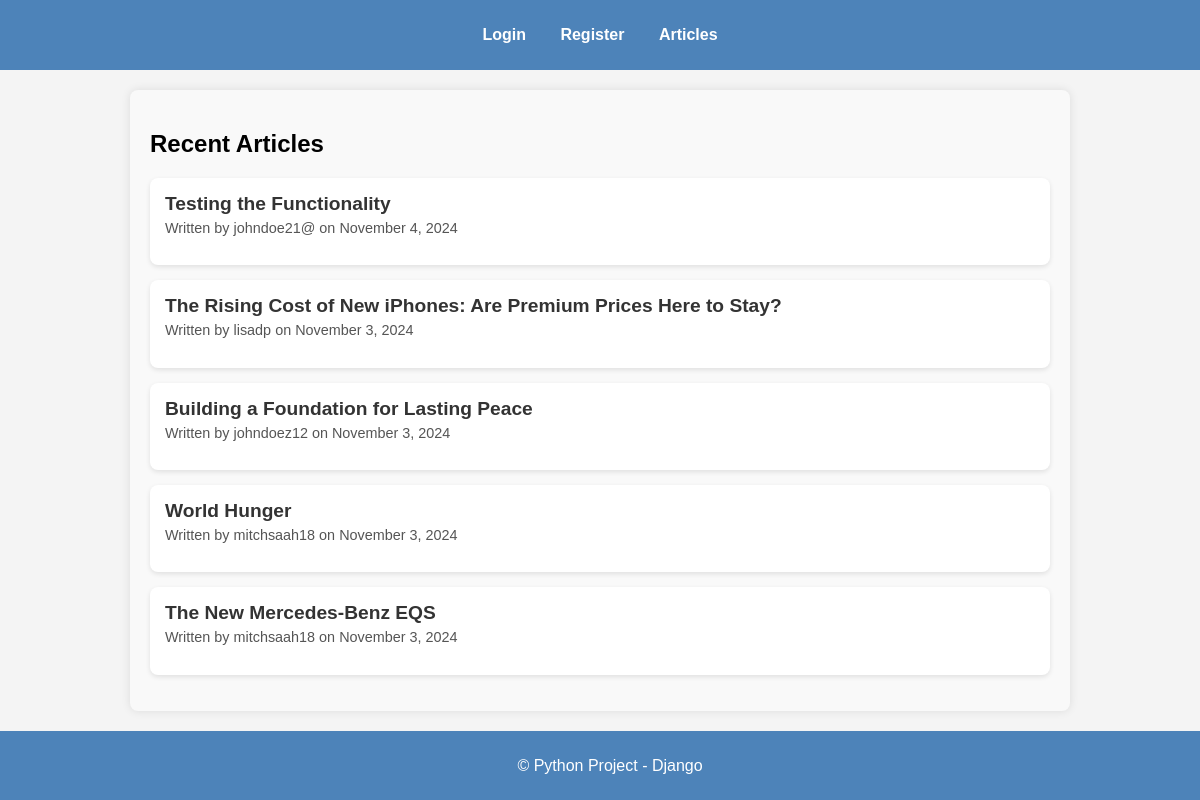
Before: / with the older database file.
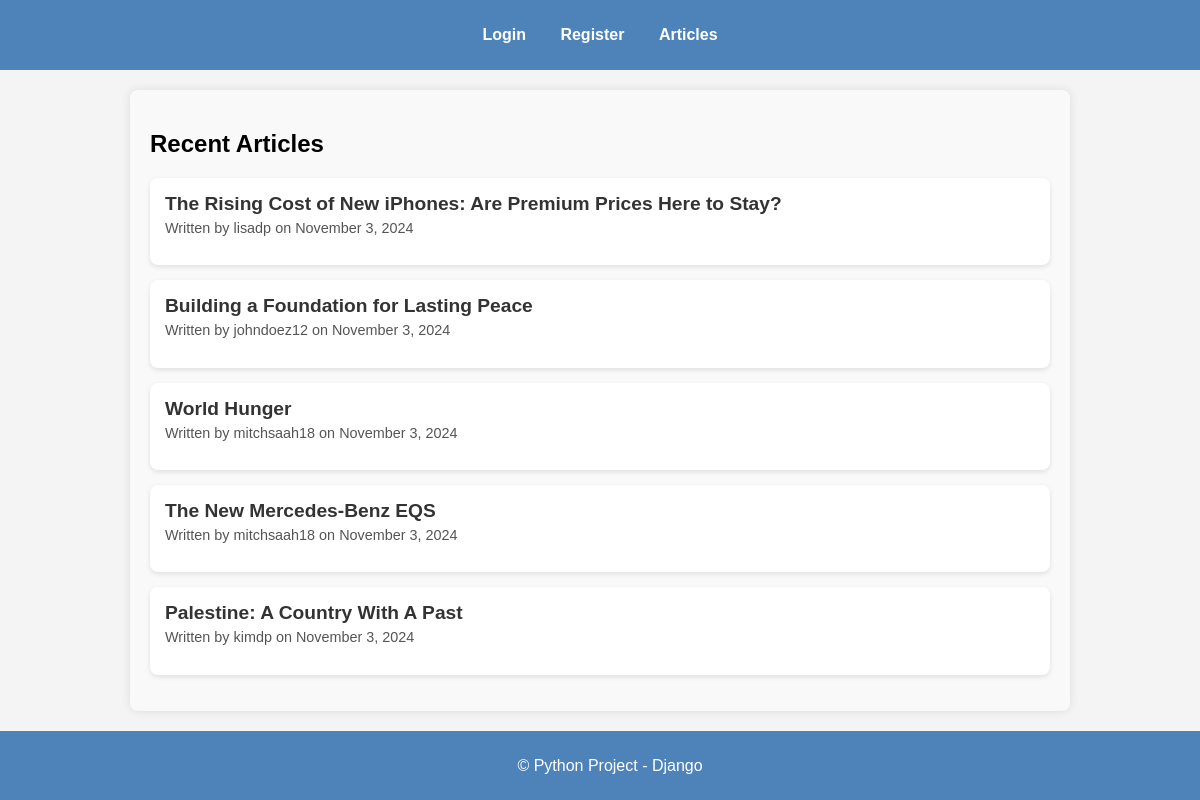
After: the same page with the newer database file.
### my_app/models.py (models this page shows, shortened)
class Article(models.Model):
    title = models.CharField(max_length=200)
    content = models.TextField()
    author = models.ForeignKey(User, on_delete=models.CASCADE)
    created_at = models.DateTimeField(auto_now_add=True)

### my_app/views.py (the view)
# urls.py: path('', views.home, name='home'),
def home(request):
    recent_articles = Article.objects.order_by('-created_at')[:5]
    return render(request, 'base.html', {'recent_articles': recent_articles})

### my_app/templates/base.html (shortened to what this page needs)
{% load static %}
<!DOCTYPE html>
<html lang="en">
<head>
    <link rel="stylesheet" href="{% static 'css/style.css' %}">
</head>
<body>
    <header>
        <nav>
            <ul>
                {% if user.is_authenticated %}
                    <li><a href="{% url 'article_list' %}">Articles</a></li>
                    <li><a href="{% url 'add_article' %}">Add Article</a></li>
                    <li>
                    <form action="{% url 'logout' %}" method="post" style="display:inline;">
                            {% csrf_token %}
                            <button type="submit" style="background:none; border:none; color:blue; cursor:pointer;">Logout</button>
                        </form>
                    </li>
                {% else %}
                    <li><a href="{% url 'login' %}">Login</a></li>
                    <li><a href="{% url 'register' %}">Register</a></li>
                    <li><a href="{% url 'article_list' %}">Articles</a></li>
                {% endif %}
            </ul>
        </nav>
    </header>
    <main>
         <div class="content">
            {% if recent_articles %}
            <div class="recent-articles-container">
                <h2>Recent Articles</h2>
                <ul class="article-list">
                    {% for article in recent_articles %}
                        <li class="article-card">
                            <a href="{% url 'article_detail' article.pk %}" class="article-link">{{ article.title }}</a>
                            <p>Written by {{ article.author.username }} on {{ article.created_at|date:"F j, Y" }}</p>
                        </li>
                    {% endfor %}
                </ul>
            </div>
            {% endif %}
        </div>
    </main>
    <footer>
        <p>&copy; Python Project - Django</p>
    </footer>
</body>
</html>

Changed rows visible on the page:
removed Article: title "Testing the Functionality", author.username "johndoe21@", created_at "November 4, 2024"
now on this page (row edited): Article: title "Palestine: A Country With A Past", author.username "kimdp", created_at "November 3, 2024"
